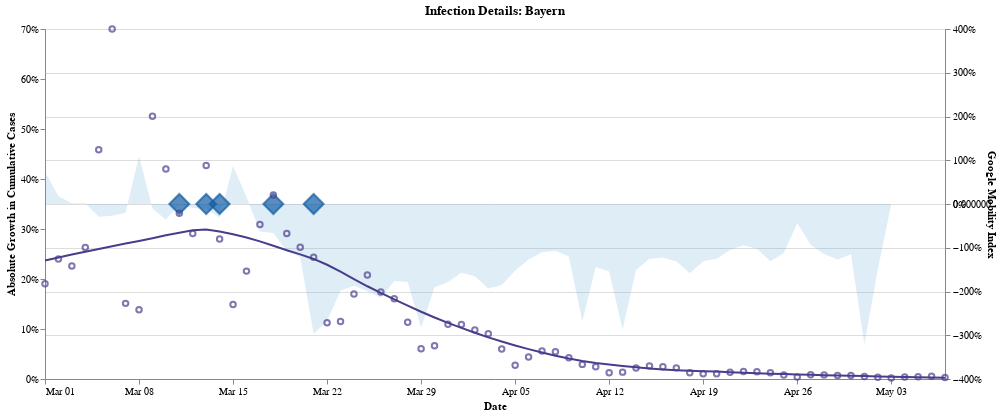

Here is the notebook cell this chart was saved with:
### Code cell
plotting.plot_infection_details(
    df=plot_df,
    state="Bayern",
    title="Infection Details: Bayern",
    x_var="Meldedatum",
    x_title="Date",
    y_var="relative_growth",
    y_title="Absolute Growth in Cumulative Cases",
    y_format="%",
    max_activity=max_activity,
)
